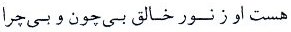
%> input picture benchmark_data/ganjoor/140000.jpg, 291 x 32 px; its folder holds 4 pictures in this run
$ octave mergelines.m   (GNU Octave 9; MATLAB toolbox functions it lacks are replaced by stand-ins)
%> lines starting %> are read from the running program, lines starting %| are printed output that depends on the picture
ROOT=pwd();
for i=0:100
    image = imread(sprintf('%s/benchmark_data/ganjoor/%d.jpg', ROOT, 140000+i*500));
%> image is the input picture: size 32x291x3 uint8; mean R, G, B 236, 236.5, 237
    imagePadded = padarray(image, [0 floor((350-size(image,2))/2) 0], 255, 'post');
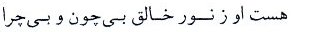
%> imagePadded: size 32x320x3 uint8; mean R, G, B 237.7, 238.2, 238.6
    imagePadded = padarray(imagePadded, [0 (350-size(imagePadded,2)) 0], 255, 'pre');
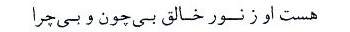
%> imagePadded: size 32x350x3 uint8; mean R, G, B 239.2, 239.6, 240
    if (i == 0)
        allimage = imagePadded;
    else
        allimage = [allimage; imagePadded];
    end
end
%> pass 2 of the loop `for i=0:100`:
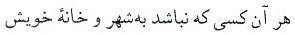
%> input picture benchmark_data/ganjoor/140500.jpg, 295 x 35 px
%> image is the input picture: size 35x295x3 uint8; mean R, G, B 238.1, 238.7, 238.9
%> `imagePadded = padarray(imagePadded, [0 (350-size(imagePadded,2)) 0], 2..`:
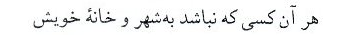
%> imagePadded: size 35x350x3 uint8; mean R, G, B 240.8, 241.2, 241.4
%> `allimage = [allimage; imagePadded];`:
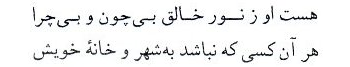
%> allimage: size 67x350x3 uint8; mean R, G, B 240, 240.5, 240.7
%> pass 3 of the loop `for i=0:100`:
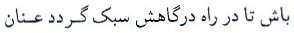
%> input picture benchmark_data/ganjoor/141000.jpg, 294 x 33 px
%> image is the input picture: size 33x294x3 uint8; mean R, G, B 235.6, 236.3, 236.6
%> `imagePadded = padarray(imagePadded, [0 (350-size(imagePadded,2)) 0], 2..`:
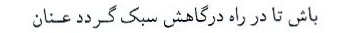
%> imagePadded: size 33x350x3 uint8; mean R, G, B 238.7, 239.3, 239.5
%> `allimage = [allimage; imagePadded];`:
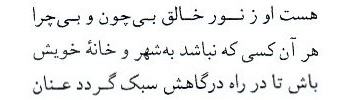
%> allimage: size 100x350x3 uint8; mean R, G, B 239.6, 240.1, 240.3
%> (the run ends here)
